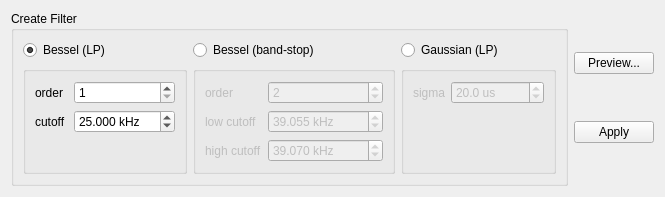
<?xml version="1.0" encoding="UTF-8"?>
<ui version="4.0">
 <class>FilterWindow</class>
 <widget class="QWidget" name="FilterWindow">
  <property name="geometry">
   <rect>
    <x>0</x>
    <y>0</y>
    <width>541</width>
    <height>149</height>
   </rect>
  </property>
  <property name="windowTitle">
   <string>Filter </string>
  </property>
  <layout class="QHBoxLayout" name="horizontalLayout">
   <item>
    <widget class="QGroupBox" name="filterKitBox">
     <property name="title">
      <string>Create Filter</string>
     </property>
     <layout class="QGridLayout" name="gridLayout">
      <item row="0" column="0">
       <widget class="QRadioButton" name="filterLowpassBessel">
        <property name="text">
         <string>Bessel (LP)</string>
        </property>
        <property name="checked">
         <bool>true</bool>
        </property>
       </widget>
      </item>
      <item row="0" column="1">
       <widget class="QRadioButton" name="filterBandstopBessel">
        <property name="text">
         <string>Bessel (band-stop)</string>
        </property>
       </widget>
      </item>
      <item row="0" column="2">
       <widget class="QRadioButton" name="filterGaussian">
        <property name="text">
         <string>Gaussian (LP)</string>
        </property>
       </widget>
      </item>
      <item row="1" column="2">
       <widget class="QGroupBox" name="groupBox">
        <property name="enabled">
         <bool>false</bool>
        </property>
        <property name="title">
         <string/>
        </property>
        <layout class="QFormLayout" name="formLayout_3">
         <item row="0" column="0">
          <widget class="QLabel" name="label_6">
           <property name="text">
            <string>sigma</string>
           </property>
          </widget>
         </item>
         <item row="0" column="1">
          <widget class="QDoubleSpinBox" name="filterGaussianSigma">
           <property name="suffix">
            <string> us</string>
           </property>
           <property name="decimals">
            <number>1</number>
           </property>
           <property name="maximum">
            <double>100000000000.000000000000000</double>
           </property>
           <property name="value">
            <double>20.000000000000000</double>
           </property>
          </widget>
         </item>
        </layout>
       </widget>
      </item>
      <item row="1" column="0">
       <widget class="QGroupBox" name="groupBox_2">
        <property name="title">
         <string/>
        </property>
        <layout class="QFormLayout" name="formLayout">
         <item row="0" column="0">
          <widget class="QLabel" name="label_2">
           <property name="text">
            <string>order</string>
           </property>
           <property name="buddy">
            <cstring>besselLowpassOrder</cstring>
           </property>
          </widget>
         </item>
         <item row="0" column="1">
          <widget class="QSpinBox" name="besselLowpassOrder">
           <property name="minimum">
            <number>1</number>
           </property>
           <property name="maximum">
            <number>16</number>
           </property>
          </widget>
         </item>
         <item row="1" column="0">
          <widget class="QLabel" name="label">
           <property name="text">
            <string>cutoff </string>
           </property>
           <property name="buddy">
            <cstring>besselCutoffFreq</cstring>
           </property>
          </widget>
         </item>
         <item row="1" column="1">
          <widget class="QDoubleSpinBox" name="besselCutoffFreq">
           <property name="suffix">
            <string> kHz</string>
           </property>
           <property name="decimals">
            <number>3</number>
           </property>
           <property name="minimum">
            <double>0.000000000000000</double>
           </property>
           <property name="maximum">
            <double>1000.000000000000000</double>
           </property>
           <property name="value">
            <double>25.000000000000000</double>
           </property>
          </widget>
         </item>
        </layout>
       </widget>
      </item>
      <item row="1" column="1">
       <widget class="QGroupBox" name="groupBox_3">
        <property name="enabled">
         <bool>false</bool>
        </property>
        <property name="title">
         <string/>
        </property>
        <layout class="QFormLayout" name="formLayout_2">
         <item row="0" column="0">
          <widget class="QLabel" name="label_3">
           <property name="text">
            <string>order</string>
           </property>
           <property name="buddy">
            <cstring>besselLowpassOrder</cstring>
           </property>
          </widget>
         </item>
         <item row="0" column="1">
          <widget class="QSpinBox" name="besselBandstopOrder">
           <property name="minimum">
            <number>1</number>
           </property>
           <property name="maximum">
            <number>16</number>
           </property>
           <property name="value">
            <number>2</number>
           </property>
          </widget>
         </item>
         <item row="1" column="0">
          <widget class="QLabel" name="label_4">
           <property name="text">
            <string>low cutoff</string>
           </property>
           <property name="buddy">
            <cstring>besselCutoffFreq</cstring>
           </property>
          </widget>
         </item>
         <item row="1" column="1">
          <widget class="QDoubleSpinBox" name="besselBandstopLow">
           <property name="suffix">
            <string> kHz</string>
           </property>
           <property name="decimals">
            <number>3</number>
           </property>
           <property name="minimum">
            <double>0.000000000000000</double>
           </property>
           <property name="maximum">
            <double>1000000.000000000000000</double>
           </property>
           <property name="value">
            <double>39.055000000000000</double>
           </property>
          </widget>
         </item>
         <item row="2" column="0">
          <widget class="QLabel" name="label_5">
           <property name="text">
            <string>high cutoff</string>
           </property>
           <property name="buddy">
            <cstring>besselCutoffFreq</cstring>
           </property>
          </widget>
         </item>
         <item row="2" column="1">
          <widget class="QDoubleSpinBox" name="besselBandstopHigh">
           <property name="suffix">
            <string> kHz</string>
           </property>
           <property name="decimals">
            <number>3</number>
           </property>
           <property name="minimum">
            <double>0.000000000000000</double>
           </property>
           <property name="maximum">
            <double>1000000.000000000000000</double>
           </property>
           <property name="value">
            <double>39.070000000000000</double>
           </property>
          </widget>
         </item>
        </layout>
       </widget>
      </item>
     </layout>
    </widget>
   </item>
   <item>
    <layout class="QVBoxLayout" name="verticalLayout">
     <item>
      <widget class="QPushButton" name="filterPreviewBtn">
       <property name="text">
        <string>Preview...</string>
       </property>
      </widget>
     </item>
     <item>
      <widget class="QPushButton" name="filterApplyBtn">
       <property name="text">
        <string>Apply</string>
       </property>
      </widget>
     </item>
    </layout>
   </item>
  </layout>
 </widget>
 <tabstops>
  <tabstop>filterLowpassBessel</tabstop>
  <tabstop>filterBandstopBessel</tabstop>
  <tabstop>filterGaussian</tabstop>
  <tabstop>besselLowpassOrder</tabstop>
  <tabstop>besselCutoffFreq</tabstop>
  <tabstop>besselBandstopOrder</tabstop>
  <tabstop>besselBandstopLow</tabstop>
  <tabstop>besselBandstopHigh</tabstop>
  <tabstop>filterGaussianSigma</tabstop>
  <tabstop>filterPreviewBtn</tabstop>
  <tabstop>filterApplyBtn</tabstop>
 </tabstops>
 <resources/>
 <connections>
  <connection>
   <sender>filterLowpassBessel</sender>
   <signal>toggled(bool)</signal>
   <receiver>groupBox_2</receiver>
   <slot>setEnabled(bool)</slot>
   <hints>
    <hint type="sourcelabel">
     <x>89</x>
     <y>38</y>
    </hint>
    <hint type="destinationlabel">
     <x>23</x>
     <y>113</y>
    </hint>
   </hints>
  </connection>
  <connection>
   <sender>filterGaussian</sender>
   <signal>toggled(bool)</signal>
   <receiver>groupBox</receiver>
   <slot>setEnabled(bool)</slot>
   <hints>
    <hint type="sourcelabel">
     <x>348</x>
     <y>37</y>
    </hint>
    <hint type="destinationlabel">
     <x>420</x>
     <y>86</y>
    </hint>
   </hints>
  </connection>
  <connection>
   <sender>filterBandstopBessel</sender>
   <signal>toggled(bool)</signal>
   <receiver>groupBox_3</receiver>
   <slot>setEnabled(bool)</slot>
   <hints>
    <hint type="sourcelabel">
     <x>233</x>
     <y>34</y>
    </hint>
    <hint type="destinationlabel">
     <x>221</x>
     <y>49</y>
    </hint>
   </hints>
  </connection>
 </connections>
</ui>
